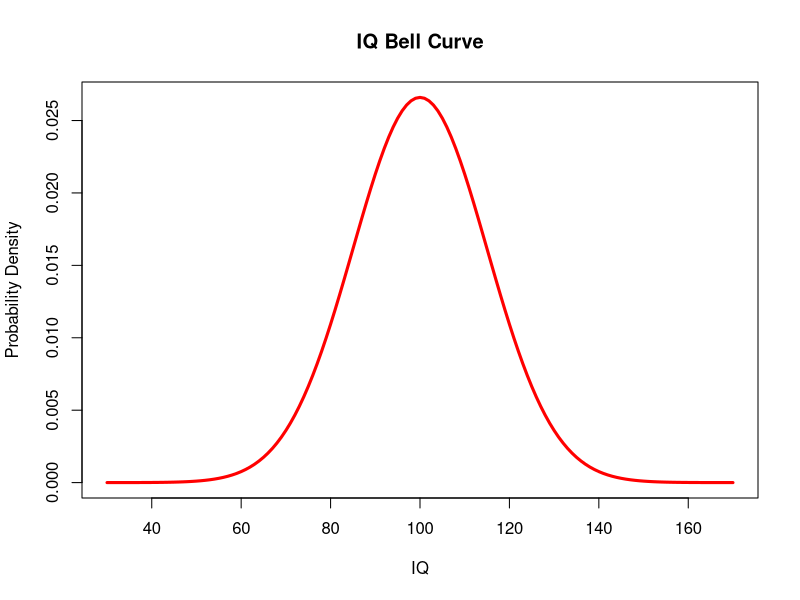

The R script that drew this image:
## ---- chunk 1

# Create sample range of IQ scores
iq_range <- seq(30, 170, by = 1)

#set parameters based on the IQ standard
the_mean <- 100
the_sd <- 15

# Calculate probability density for each IQ score
iq_density <- dnorm(iq_range, the_mean, the_sd)

# Plot the  curve
plot(iq_range, iq_density, type = "l", lwd = 3, col = "red", xlab = "IQ", ylab = "Probability Density", main = "IQ Bell Curve")

